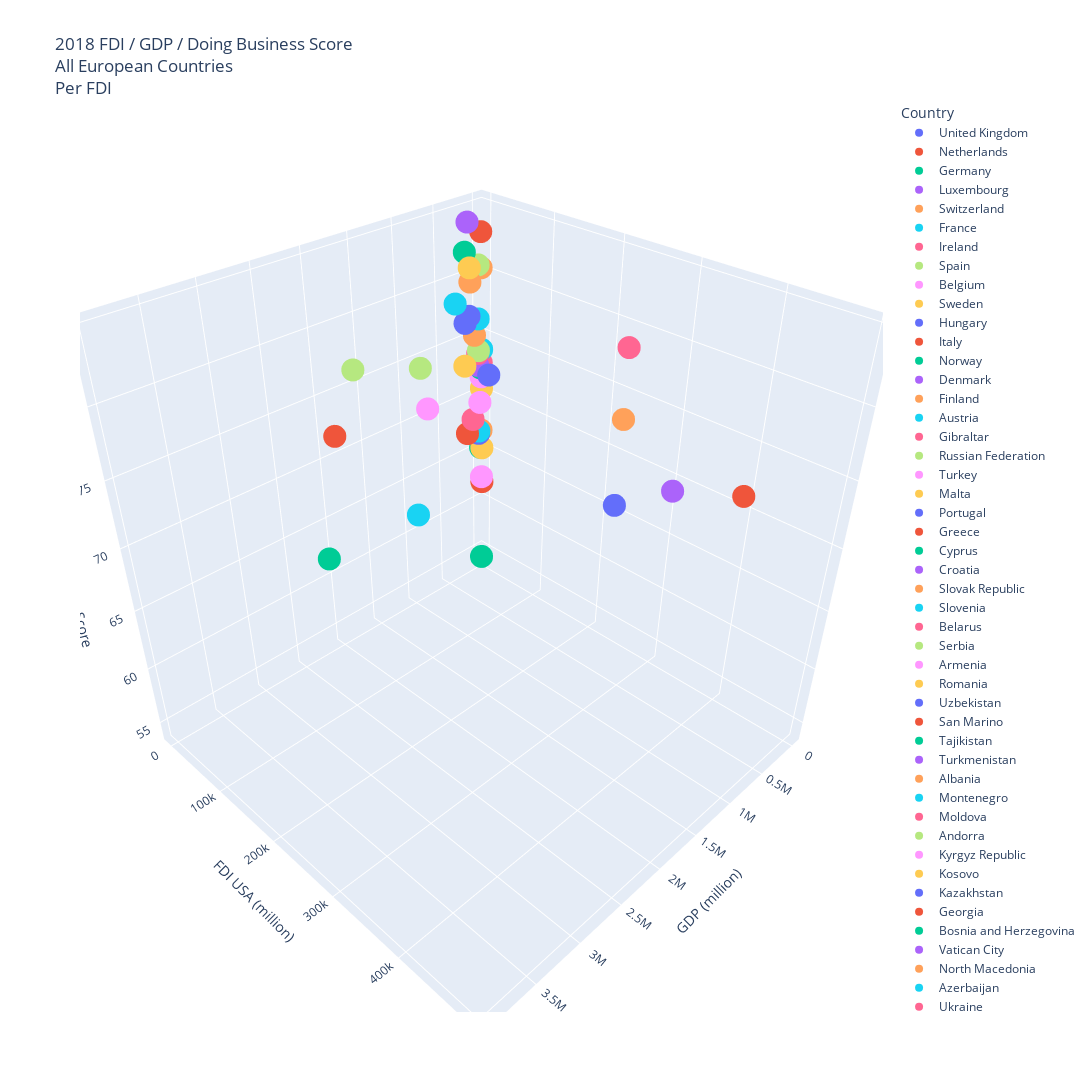

Notebook cell for this chart:
### Code cell
# create 3D plot showing relationship between all three data points for all countries
europe_fdi_gdp_db_3d = px.scatter_3d(
    europe_format_name,
    x="GDP (million)",
    y="FDI USA (million)",
    z="Doing Business Score",
    width=2000,
    height=1200,
    title="2018 FDI / GDP / Doing Business Score<br>All European Countries<br>Per FDI",
    color="Country",
)
europe_fdi_gdp_db_3d.write_image("europe_fdi_gdp_db_3d.png")
europe_fdi_gdp_db_3d

### Figure 1 — Plotly figure (JSON) as saved in the notebook; plotly's stock layout.template omitted (floating-point values rounded to 4 significant figures)
{"data": [{"hovertemplate": "Country=United Kingdom<br>GDP (million)=%{x}<br>FDI USA (million)=%{y}<br>Doing Business Score=%{z}<extra></extra>", "legendgroup": "United Kingdom", "marker": {"color": "#636efa", "symbol": "circle"}, "mode": "markers", "name": "United Kingdom", "scene": "scene", "showlegend": true, "type": "scatter3d", "x": [2861000.0], "y": [496622], "z": [83.2]}, {"hovertemplate": "Country=Netherlands<br>GDP (million)=%{x}<br>FDI USA (million)=%{y}<br>Doing Business Score=%{z}<extra></extra>", "legendgroup": "Netherlands", "marker": {"color": "#EF553B", "symbol": "circle"}, "mode": "markers", "name": "Netherlands", "scene": "scene", "showlegend": true, "type": "scatter3d", "x": [914100.0], "y": [462303], "z": [76.1]}, {"hovertemplate": "Country=Germany<br>GDP (million)=%{x}<br>FDI USA (million)=%{y}<br>Doing Business Score=%{z}<extra></extra>", "legendgroup": "Germany", "marker": {"color": "#00cc96", "symbol": "circle"}, "mode": "markers", "name": "Germany", "scene": "scene", "showlegend": true, "type": "scatter3d", "x": [3950000.0], "y": [328124], "z": [79.3]}, {"hovertemplate": "Country=Luxembourg<br>GDP (million)=%{x}<br>FDI USA (million)=%{y}<br>Doing Business Score=%{z}<extra></extra>", "legendgroup": "Luxembourg", "marker": {"color": "#ab63fa", "symbol": "circle"}, "mode": "markers", "name": "Luxembourg", "scene": "scene", "showlegend": true, "type": "scatter3d", "x": [70920.0], "y": [312976], "z": [69.6]}, {"hovertemplate": "Country=Switzerland<br>GDP (million)=%{x}<br>FDI USA (million)=%{y}<br>Doing Business Score=%{z}<extra></extra>", "legendgroup": "Switzerland", "marker": {"color": "#FFA15A", "symbol": "circle"}, "mode": "markers", "name": "Switzerland", "scene": "scene", "showlegend": true, "type": "scatter3d", "x": [705100.0], "y": [295783], "z": [76.6]}, {"hovertemplate": "Country=France<br>GDP (million)=%{x}<br>FDI USA (million)=%{y}<br>Doing Business Score=%{z}<extra></extra>", "legendgroup": "France", "marker": {"color": "#19d3f3", "symbol": "circle"}, "mode": "markers", "name": "France", "scene": "scene", "showlegend": true, "type": "scatter3d", "x": [2788000.0], "y": [268169], "z": [76]}, {"hovertemplate": "Country=Ireland<br>GDP (million)=%{x}<br>FDI USA (million)=%{y}<br>Doing Business Score=%{z}<extra></extra>", "legendgroup": "Ireland", "marker": {"color": "#FF6692", "symbol": "circle"}, "mode": "markers", "name": "Ireland", "scene": "scene", "showlegend": true, "type": "scatter3d", "x": [382700.0], "y": [265004], "z": [80.1]}, {"hovertemplate": "Country=Spain<br>GDP (million)=%{x}<br>FDI USA (million)=%{y}<br>Doing Business Score=%{z}<extra></extra>", "legendgroup": "Spain", "marker": {"color": "#B6E880", "symbol": "circle"}, "mode": "markers", "name": "Spain", "scene": "scene", "showlegend": true, "type": "scatter3d", "x": [1420000.0], "y": [83379], "z": [77.6]}, {"hovertemplate": "Country=Belgium<br>GDP (million)=%{x}<br>FDI USA (million)=%{y}<br>Doing Business Score=%{z}<extra></extra>", "legendgroup": "Belgium", "marker": {"color": "#FF97FF", "symbol": "circle"}, "mode": "markers", "name": "Belgium", "scene": "scene", "showlegend": true, "type": "scatter3d", "x": [542700.0], "y": [64661], "z": [72.2]}, {"hovertemplate": "Country=Sweden<br>GDP (million)=%{x}<br>FDI USA (million)=%{y}<br>Doing Business Score=%{z}<extra></extra>", "legendgroup": "Sweden", "marker": {"color": "#FECB52", "symbol": "circle"}, "mode": "markers", "name": "Sweden", "scene": "scene", "showlegend": true, "type": "scatter3d", "x": [555500.0], "y": [49546], "z": [82.2]}, {"hovertemplate": "Country=Hungary<br>GDP (million)=%{x}<br>FDI USA (million)=%{y}<br>Doing Business Score=%{z}<extra></extra>", "legendgroup": "Hungary", "marker": {"color": "#636efa", "symbol": "circle"}, "mode": "markers", "name": "Hungary", "scene": "scene", "showlegend": true, "type": "scatter3d", "x": [157900.0], "y": [31730], "z": [72.7]}, {"hovertemplate": "Country=Italy<br>GDP (million)=%{x}<br>FDI USA (million)=%{y}<br>Doing Business Score=%{z}<extra></extra>", "legendgroup": "Italy", "marker": {"color": "#EF553B", "symbol": "circle"}, "mode": "markers", "name": "Italy", "scene": "scene", "showlegend": true, "type": "scatter3d", "x": [2086000.0], "y": [30749], "z": [73.2]}, {"hovertemplate": "Country=Norway<br>GDP (million)=%{x}<br>FDI USA (million)=%{y}<br>Doing Business Score=%{z}<extra></extra>", "legendgroup": "Norway", "marker": {"color": "#00cc96", "symbol": "circle"}, "mode": "markers", "name": "Norway", "scene": "scene", "showlegend": true, "type": "scatter3d", "x": [434200.0], "y": [26007], "z": [82.7]}, {"hovertemplate": "Country=Denmark<br>GDP (million)=%{x}<br>FDI USA (million)=%{y}<br>Doing Business Score=%{z}<extra></extra>", "legendgroup": "Denmark", "marker": {"color": "#ab63fa", "symbol": "circle"}, "mode": "markers", "name": "Denmark", "scene": "scene", "showlegend": true, "type": "scatter3d", "x": [355700.0], "y": [20654], "z": [84.6]}, {"hovertemplate": "Country=Finland<br>GDP (million)=%{x}<br>FDI USA (million)=%{y}<br>Doing Business Score=%{z}<extra></extra>", "legendgroup": "Finland", "marker": {"color": "#FFA15A", "symbol": "circle"}, "mode": "markers", "name": "Finland", "scene": "scene", "showlegend": true, "type": "scatter3d", "x": [275900.0], "y": [14464], "z": [80]}, {"hovertemplate": "Country=Austria<br>GDP (million)=%{x}<br>FDI USA (million)=%{y}<br>Doing Business Score=%{z}<extra></extra>", "legendgroup": "Austria", "marker": {"color": "#19d3f3", "symbol": "circle"}, "mode": "markers", "name": "Austria", "scene": "scene", "showlegend": true, "type": "scatter3d", "x": [455500.0], "y": [12392], "z": [78.7]}, {"hovertemplate": "Country=Gibraltar<br>GDP (million)=%{x}<br>FDI USA (million)=%{y}<br>Doing Business Score=%{z}<extra></extra>", "legendgroup": "Gibraltar", "marker": {"color": "#FF6692", "symbol": "circle"}, "mode": "markers", "name": "Gibraltar", "scene": "scene", "showlegend": true, "type": "scatter3d", "x": [null], "y": [9367], "z": [null]}, {"hovertemplate": "Country=Russian Federation<br>GDP (million)=%{x}<br>FDI USA (million)=%{y}<br>Doing Business Score=%{z}<extra></extra>", "legendgroup": "Russian Federation", "marker": {"color": "#B6E880", "symbol": "circle"}, "mode": "markers", "name": "Russian Federation", "scene": "scene", "showlegend": true, "type": "scatter3d", "x": [1670000.0], "y": [4455], "z": [76.5]}, {"hovertemplate": "Country=Turkey<br>GDP (million)=%{x}<br>FDI USA (million)=%{y}<br>Doing Business Score=%{z}<extra></extra>", "legendgroup": "Turkey", "marker": {"color": "#FF97FF", "symbol": "circle"}, "mode": "markers", "name": "Turkey", "scene": "scene", "showlegend": true, "type": "scatter3d", "x": [771400.0], "y": [2175], "z": [70.9]}, {"hovertemplate": "Country=Malta<br>GDP (million)=%{x}<br>FDI USA (million)=%{y}<br>Doing Business Score=%{z}<extra></extra>", "legendgroup": "Malta", "marker": {"color": "#FECB52", "symbol": "circle"}, "mode": "markers", "name": "Malta", "scene": "scene", "showlegend": true, "type": "scatter3d", "x": [14600.0], "y": [1557], "z": [65.2]}, {"hovertemplate": "Country=Portugal<br>GDP (million)=%{x}<br>FDI USA (million)=%{y}<br>Doing Business Score=%{z}<extra></extra>", "legendgroup": "Portugal", "marker": {"color": "#636efa", "symbol": "circle"}, "mode": "markers", "name": "Portugal", "scene": "scene", "showlegend": true, "type": "scatter3d", "x": [241300.0], "y": [1056], "z": [76.5]}, {"hovertemplate": "Country=Greece<br>GDP (million)=%{x}<br>FDI USA (million)=%{y}<br>Doing Business Score=%{z}<extra></extra>", "legendgroup": "Greece", "marker": {"color": "#EF553B", "symbol": "circle"}, "mode": "markers", "name": "Greece", "scene": "scene", "showlegend": true, "type": "scatter3d", "x": [218100.0], "y": [639], "z": [67.1]}, {"hovertemplate": "Country=Cyprus<br>GDP (million)=%{x}<br>FDI USA (million)=%{y}<br>Doing Business Score=%{z}<extra></extra>", "legendgroup": "Cyprus", "marker": {"color": "#00cc96", "symbol": "circle"}, "mode": "markers", "name": "Cyprus", "scene": "scene", "showlegend": true, "type": "scatter3d", "x": [24960.0], "y": [323], "z": [72.3]}, {"hovertemplate": "Country=Croatia<br>GDP (million)=%{x}<br>FDI USA (million)=%{y}<br>Doing Business Score=%{z}<extra></extra>", "legendgroup": "Croatia", "marker": {"color": "#ab63fa", "symbol": "circle"}, "mode": "markers", "name": "Croatia", "scene": "scene", "showlegend": true, "type": "scatter3d", "x": [60990.0], "y": [19], "z": [72.6]}, {"hovertemplate": "Country=Slovak Republic<br>GDP (million)=%{x}<br>FDI USA (million)=%{y}<br>Doing Business Score=%{z}<extra></extra>", "legendgroup": "Slovak Republic", "marker": {"color": "#FFA15A", "symbol": "circle"}, "mode": "markers", "name": "Slovak Republic", "scene": "scene", "showlegend": true, "type": "scatter3d", "x": [105800.0], "y": [14], "z": [75.2]}, {"hovertemplate": "Country=Slovenia<br>GDP (million)=%{x}<br>FDI USA (million)=%{y}<br>Doing Business Score=%{z}<extra></extra>", "legendgroup": "Slovenia", "marker": {"color": "#19d3f3", "symbol": "circle"}, "mode": "markers", "name": "Slovenia", "scene": "scene", "showlegend": true, "type": "scatter3d", "x": [54030.0], "y": [6], "z": [76.4]}, {"hovertemplate": "Country=Belarus<br>GDP (million)=%{x}<br>FDI USA (million)=%{y}<br>Doing Business Score=%{z}<extra></extra>", "legendgroup": "Belarus", "marker": {"color": "#FF6692", "symbol": "circle"}, "mode": "markers", "name": "Belarus", "scene": "scene", "showlegend": true, "type": "scatter3d", "x": [60030.0], "y": [4], "z": [73.6]}, {"hovertemplate": "Country=Serbia<br>GDP (million)=%{x}<br>FDI USA (million)=%{y}<br>Doing Business Score=%{z}<extra></extra>", "legendgroup": "Serbia", "marker": {"color": "#B6E880", "symbol": "circle"}, "mode": "markers", "name": "Serbia", "scene": "scene", "showlegend": true, "type": "scatter3d", "x": [50600.0], "y": [3], "z": [73.8]}, {"hovertemplate": "Country=Armenia<br>GDP (million)=%{x}<br>FDI USA (million)=%{y}<br>Doing Business Score=%{z}<extra></extra>", "legendgroup": "Armenia", "marker": {"color": "#FF97FF", "symbol": "circle"}, "mode": "markers", "name": "Armenia", "scene": "scene", "showlegend": true, "type": "scatter3d", "x": [12460.0], "y": [3], "z": [71.5]}, {"hovertemplate": "Country=Romania<br>GDP (million)=%{x}<br>FDI USA (million)=%{y}<br>Doing Business Score=%{z}<extra></extra>", "legendgroup": "Romania", "marker": {"color": "#FECB52", "symbol": "circle"}, "mode": "markers", "name": "Romania", "scene": "scene", "showlegend": true, "type": "scatter3d", "x": [241600.0], "y": [3], "z": [73]}, {"hovertemplate": "Country=Uzbekistan<br>GDP (million)=%{x}<br>FDI USA (million)=%{y}<br>Doing Business Score=%{z}<extra></extra>", "legendgroup": "Uzbekistan", "marker": {"color": "#636efa", "symbol": "circle"}, "mode": "markers", "name": "Uzbekistan", "scene": "scene", "showlegend": true, "type": "scatter3d", "x": [50390.0], "y": [0], "z": [66.6]}, {"hovertemplate": "Country=San Marino<br>GDP (million)=%{x}<br>FDI USA (million)=%{y}<br>Doing Business Score=%{z}<extra></extra>", "legendgroup": "San Marino", "marker": {"color": "#EF553B", "symbol": "circle"}, "mode": "markers", "name": "San Marino", "scene": "scene", "showlegend": true, "type": "scatter3d", "x": [1638.0], "y": [0], "z": [61.9]}, {"hovertemplate": "Country=Tajikistan<br>GDP (million)=%{x}<br>FDI USA (million)=%{y}<br>Doing Business Score=%{z}<extra></extra>", "legendgroup": "Tajikistan", "marker": {"color": "#00cc96", "symbol": "circle"}, "mode": "markers", "name": "Tajikistan", "scene": "scene", "showlegend": true, "type": "scatter3d", "x": [7523.0], "y": [0], "z": [54.3]}, {"hovertemplate": "Country=Turkmenistan<br>GDP (million)=%{x}<br>FDI USA (million)=%{y}<br>Doing Business Score=%{z}<extra></extra>", "legendgroup": "Turkmenistan", "marker": {"color": "#ab63fa", "symbol": "circle"}, "mode": "markers", "name": "Turkmenistan", "scene": "scene", "showlegend": true, "type": "scatter3d", "x": [40760.0], "y": [0], "z": [null]}, {"hovertemplate": "Country=Albania<br>GDP (million)=%{x}<br>FDI USA (million)=%{y}<br>Doing Business Score=%{z}<extra></extra>", "legendgroup": "Albania", "marker": {"color": "#FFA15A", "symbol": "circle"}, "mode": "markers", "name": "Albania", "scene": "scene", "showlegend": true, "type": "scatter3d", "x": [15150.0], "y": [0], "z": [66.8]}, {"hovertemplate": "Country=Montenegro<br>GDP (million)=%{x}<br>FDI USA (million)=%{y}<br>Doing Business Score=%{z}<extra></extra>", "legendgroup": "Montenegro", "marker": {"color": "#19d3f3", "symbol": "circle"}, "mode": "markers", "name": "Montenegro", "scene": "scene", "showlegend": true, "type": "scatter3d", "x": [5507.0], "y": [0], "z": [73.8]}, {"hovertemplate": "Country=Moldova<br>GDP (million)=%{x}<br>FDI USA (million)=%{y}<br>Doing Business Score=%{z}<extra></extra>", "legendgroup": "Moldova", "marker": {"color": "#FF6692", "symbol": "circle"}, "mode": "markers", "name": "Moldova", "scene": "scene", "showlegend": true, "type": "scatter3d", "x": [11460.0], "y": [0], "z": [72.7]}, {"hovertemplate": "Country=Andorra<br>GDP (million)=%{x}<br>FDI USA (million)=%{y}<br>Doing Business Score=%{z}<extra></extra>", "legendgroup": "Andorra", "marker": {"color": "#B6E880", "symbol": "circle"}, "mode": "markers", "name": "Andorra", "scene": "scene", "showlegend": true, "type": "scatter3d", "x": [3218.0], "y": [0], "z": [null]}, {"hovertemplate": "Country=Kyrgyz Republic<br>GDP (million)=%{x}<br>FDI USA (million)=%{y}<br>Doing Business Score=%{z}<extra></extra>", "legendgroup": "Kyrgyz Republic", "marker": {"color": "#FF97FF", "symbol": "circle"}, "mode": "markers", "name": "Kyrgyz Republic", "scene": "scene", "showlegend": true, "type": "scatter3d", "x": [8271.0], "y": [0], "z": [62.4]}, {"hovertemplate": "Country=Kosovo<br>GDP (million)=%{x}<br>FDI USA (million)=%{y}<br>Doing Business Score=%{z}<extra></extra>", "legendgroup": "Kosovo", "marker": {"color": "#FECB52", "symbol": "circle"}, "mode": "markers", "name": "Kosovo", "scene": "scene", "showlegend": true, "type": "scatter3d", "x": [7943.0], "y": [0], "z": [70.5]}, {"hovertemplate": "Country=Kazakhstan<br>GDP (million)=%{x}<br>FDI USA (million)=%{y}<br>Doing Business Score=%{z}<extra></extra>", "legendgroup": "Kazakhstan", "marker": {"color": "#636efa", "symbol": "circle"}, "mode": "markers", "name": "Kazakhstan", "scene": "scene", "showlegend": true, "type": "scatter3d", "x": [179300.0], "y": [0], "z": [76.9]}, {"hovertemplate": "Country=Georgia<br>GDP (million)=%{x}<br>FDI USA (million)=%{y}<br>Doing Business Score=%{z}<extra></extra>", "legendgroup": "Georgia", "marker": {"color": "#EF553B", "symbol": "circle"}, "mode": "markers", "name": "Georgia", "scene": "scene", "showlegend": true, "type": "scatter3d", "x": [17600.0], "y": [0], "z": [83]}, {"hovertemplate": "Country=Bosnia and Herzegovina<br>GDP (million)=%{x}<br>FDI USA (million)=%{y}<br>Doing Business Score=%{z}<extra></extra>", "legendgroup": "Bosnia and Herzegovina", "marker": {"color": "#00cc96", "symbol": "circle"}, "mode": "markers", "name": "Bosnia and Herzegovina", "scene": "scene", "showlegend": true, "type": "scatter3d", "x": [20180.0], "y": [0], "z": [65.2]}, {"hovertemplate": "Country=Vatican City<br>GDP (million)=%{x}<br>FDI USA (million)=%{y}<br>Doing Business Score=%{z}<extra></extra>", "legendgroup": "Vatican City", "marker": {"color": "#ab63fa", "symbol": "circle"}, "mode": "markers", "name": "Vatican City", "scene": "scene", "showlegend": true, "type": "scatter3d", "x": [null], "y": [0], "z": [null]}, {"hovertemplate": "Country=North Macedonia<br>GDP (million)=%{x}<br>FDI USA (million)=%{y}<br>Doing Business Score=%{z}<extra></extra>", "legendgroup": "North Macedonia", "marker": {"color": "#FFA15A", "symbol": "circle"}, "mode": "markers", "name": "North Macedonia", "scene": "scene", "showlegend": true, "type": "scatter3d", "x": [12630.0], "y": [-1], "z": [80.3]}, {"hovertemplate": "Country=Azerbaijan<br>GDP (million)=%{x}<br>FDI USA (million)=%{y}<br>Doing Business Score=%{z}<extra></extra>", "legendgroup": "Azerbaijan", "marker": {"color": "#19d3f3", "symbol": "circle"}, "mode": "markers", "name": "Azerbaijan", "scene": "scene", "showlegend": true, "type": "scatter3d", "x": [47110.0], "y": [-2], "z": [66.8]}, {"hovertemplate": "Country=Ukraine<br>GDP (million)=%{x}<br>FDI USA (million)=%{y}<br>Doing Business Score=%{z}<extra></extra>", "legendgroup": "Ukraine", "marker": {"color": "#FF6692", "symbol": "circle"}, "mode": "markers", "name": "Ukraine", "scene": "scene", "showlegend": true, "type": "scatter3d", "x": [130900.0], "y": [-3], "z": [68.1]}, {"hovertemplate": "Country=Lithuania<br>GDP (million)=%{x}<br>FDI USA (million)=%{y}<br>Doing Business Score=%{z}<extra></extra>", "legendgroup": "Lithuania", "marker": {"color": "#B6E880", "symbol": "circle"}, "mode": "markers", "name": "Lithuania", "scene": "scene", "showlegend": true, "type": "scatter3d", "x": [53460.0], "y": [-4], "z": [80.6]}, {"hovertemplate": "Country=Monaco<br>GDP (million)=%{x}<br>FDI USA (million)=%{y}<br>Doing Business Score=%{z}<extra></extra>", "legendgroup": "Monaco", "marker": {"color": "#FF97FF", "symbol": "circle"}, "mode": "markers", "name": "Monaco", "scene": "scene", "showlegend": true, "type": "scatter3d", "x": [7188.0], "y": [-26], "z": [null]}], "layout": {"height": 1200, "legend": {"title": {"text": "Country"}, "tracegroupgap": 0}, "scene": {"aspectmode": "auto", "aspectratio": {"x": 1, "y": 1, "z": 1}, "domain": {"x": [0, 1], "y": [0, 1]}, "xaxis": {"title": {"text": "GDP (million)"}, "type": "linear"}, "yaxis": {"title": {"text": "FDI USA (million)"}, "type": "linear"}, "zaxis": {"title": {"text": "Doing Business Score"}, "type": "linear"}}, "title": {"text": "2018 FDI / GDP / Doing Business Score<br>All European Countries<br>Per FDI"}, "width": 2000}}
